Frame 1 (no input): blank canvas, image omitted
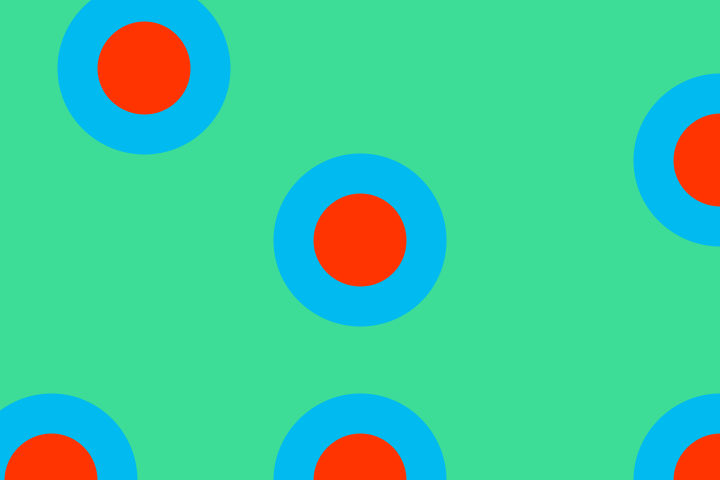
Frame 60 (the mouse pressed at the canvas centre just before this capture)
Frame 120 (the mouse held since frame 60 and released just before this capture): identical to frame 60, image omitted

The Processing sketch that drew this single still picture (run headless with seeded random() and noise(); from frame 60 on, the mouse is pressed at the canvas centre):

// Processing sketch: pattern18MarenStam2
// ── pattern18MarenStam2.pde
void setup() {
  size(720, 480);
  stroke(1,186,239);
  strokeWeight(40);
}
int mijnteller=0;
void draw() {
  background(61, 220, 151);
  // een teller die herhaalt van 0 tot 100
  float teller = mijnteller %20;
  // een diameter voor de cirkel obv de teller
  float diameter = teller * 10.2;
  // een kleur op basis van de teller
  fill(270, teller * 4, 0);
color inside = color(255, 0, 127);
color middle = color(1, 186, 239);
color outside = color(70, 35, 122);

 
  ellipse(width/5, height/7, diameter, diameter);
  mijnteller=mijnteller+1;
  ellipse(width/1, height/3, diameter, diameter);
  mijnteller=mijnteller+1;
  ellipse(width/2, height/1, diameter, diameter);
  mijnteller=mijnteller+1;
  ellipse(width/14, height/1, diameter, diameter);
  mijnteller=mijnteller+2;
  ellipse(width/1, height/1, diameter, diameter);
  mijnteller=mijnteller+1;
  ellipse(width/2, height/2, diameter, diameter);
  mijnteller=mijnteller+1;

  
}
